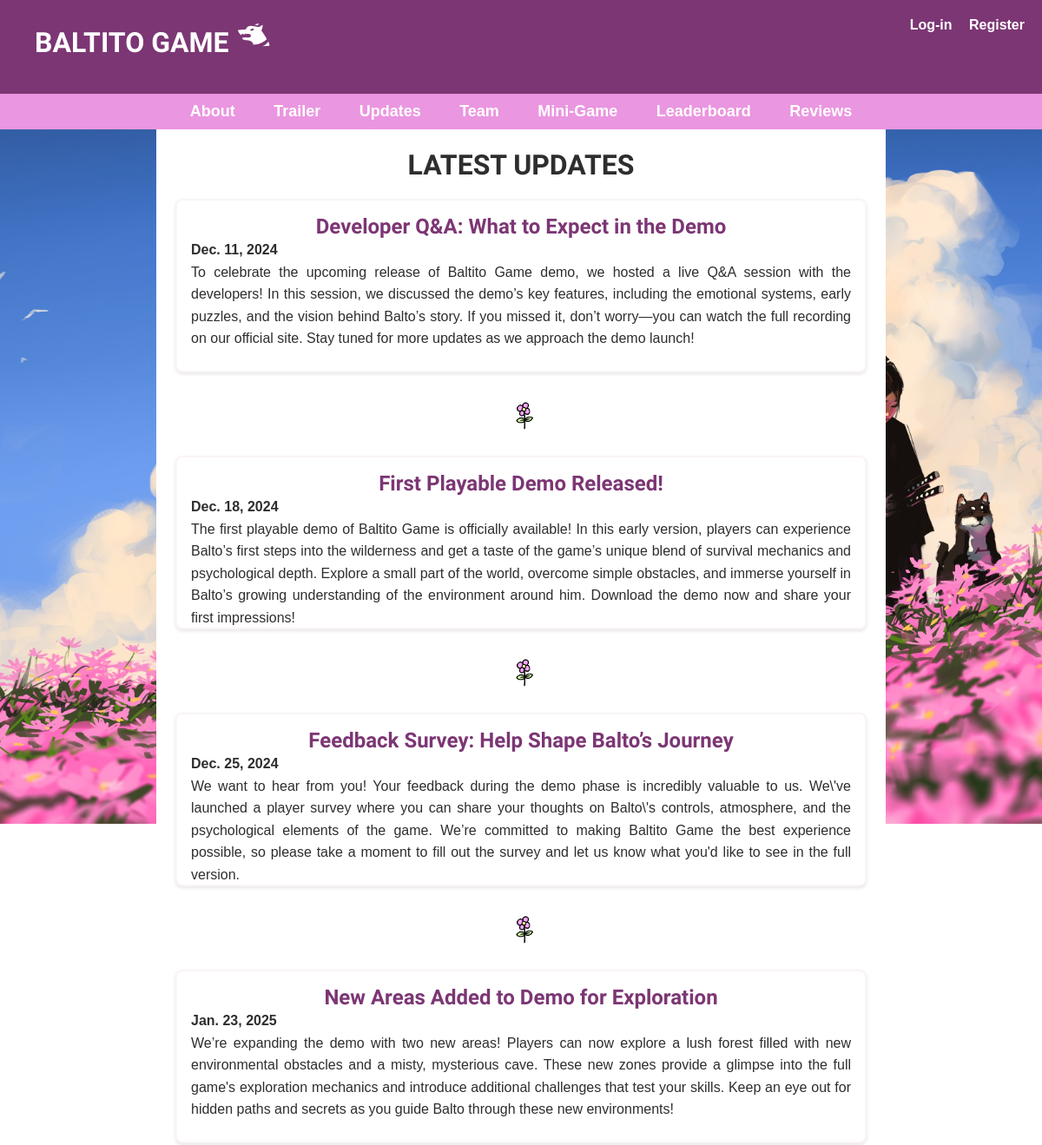
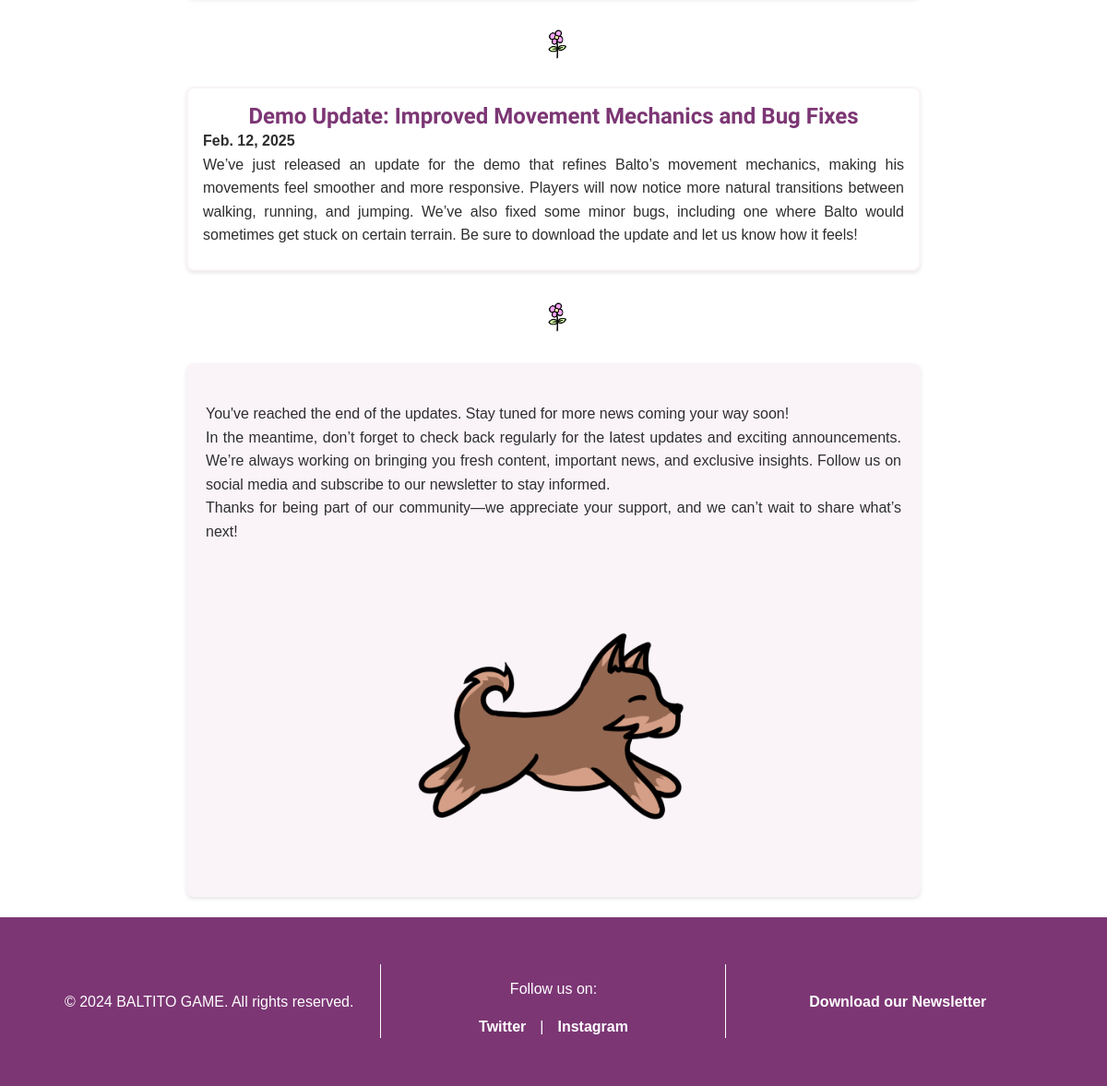
Page /updates/ on the committed database (2 pictures, top to bottom).
### game/models.py (models this page shows, shortened)
class Update(models.Model):
    title = models.CharField(max_length=200)
    date = models.DateField()
    content = models.TextField()
    image = models.ImageField(upload_to='updates/', blank=True, null=True)

### game/views.py (the view)
# urls.py: path('updates/', UpdatesView.as_view(), name='updates'),
class UpdatesView(ListView):
    model = Update
    template_name = 'game/updates.html'
    context_object_name = 'updates'

### game/templates/game/updates.html (shortened to what this page needs)
{% extends 'game/base.html' %}
{% load static %}
{% block content %}
<h1>LATEST UPDATES</h1>
{% for update in updates %}
<div class="card">
    <h2>{{ update.title }}</h2>
    <p><strong>{{ update.date }}</strong></p>
    <p>{{ update.content }}</p>
</div>
<img src="{% static 'img/game/flower.png' %}" alt="Pink flower" height="60px" />
{% endfor %}
<div class="end-message">
<br>
    <p>You've reached the end of the updates. Stay tuned for more news coming your way soon!
        <br>In the meantime, don’t forget to check back regularly for the latest updates and exciting announcements. We’re always working on bringing you fresh content, important news, and exclusive insights. Follow us on social media and subscribe to our newsletter to stay informed.
        <br>Thanks for being part of our community—we appreciate your support, and we can’t wait to share what’s next!</p><br><br>
    <img src="{% static 'img/game/baltoJumps.png' %}" alt="Baltito jumping" height="300px" > <br>
</div>
{% endblock %}

### game/static/css/style.css (style rules this page uses)
* { margin: 0; padding: 0; box-sizing: border-box; font-family: Arial, sans-serif; }
body { background-color: #ffffff; display: flex; flex-direction: column; align-items: center; justify-content: center; min-height: 100vh; position: relative; }
h1 { margin-bottom: 20px; font-family: 'Shadows Into Light'; font-weight: bold; color: #2E2E2E; }
p { margin-bottom: 15px; text-align: justify; line-height: 1.6; font-size: 16px; color: #2E2E2E; }
h1, h2 { font-family: 'Shadows Into Light'; font-weight: bold; }
.card { border: 2px solid #FAF4F9; border-radius: 8px ; padding: 16px; margin: 16px 0; box-shadow: 0 2px 4px rgba(0, 0, 0, 0.1); transition: transform 0.2s, box-shadow 0.2s, background-color 0.2s, height 0.5s ease-in-out; background-color: white; position: relative; overflow: hidden; height: 200px; }
.card h2 { margin-top: 0; font-size: 1.5em; color: #7C3674; transition: color 0.2s; }
.card p { margin-bottom: 0; color: #2E2E2E; line-height: 1.6; transition: color 0.2s; }
.end-message { text-align: center; margin-top: 20px; padding: 20px; background-color: #FAF4F9; border: 1px solid #FAF4F9; border-radius: 8px; box-shadow: 0 2px 4px rgba(0, 0, 0, 0.1); color: #7C3674; font-size: 18px; }

### rows in the picture
Update: title "Developer Q&A: What to Expect in the Demo", date "Dec. 11, 2024", content "To celebrate the upcoming release of Baltito Game demo, we hosted a live Q&A session with the developers! In this session, we discussed the demo’s key features, including the emotional systems, early puzzles, and the vision behind Balto’s story. If you missed it, don’t worry—you can watch the full recording on our official site. Stay tuned for more updates as we approach the demo launch!"
Update: title "First Playable Demo Released!", date "Dec. 18, 2024", content "The first playable demo of Baltito Game is officially available! In this early version, players can experience Balto’s first steps into the wilderness and get a taste of the game’s unique blend of survival mechanics and psychological depth. Explore a small part of the world, overcome simple obstacles, and immerse yourself in Balto’s growing understanding of the environment around him. Download the demo now and share your first impressions!"
Update: title "Feedback Survey: Help Shape Balto’s Journey", date "Dec. 25, 2024", content "We want to hear from you! Your feedback during the demo phase is incredibly valuable to us. We\\'ve launched a player survey where you can share your thoughts on Balto\\'s controls, atmosphere, and the psychological elements of the game. We’re committed to making Baltito Game the best experience possible, so please take a moment to fill out the survey and let us know what you'd like to see in the full version."
Update: title "New Areas Added to Demo for Exploration", date "Jan. 23, 2025", content "We’re expanding the demo with two new areas! Players can now explore a lush forest filled with new environmental obstacles and a misty, mysterious cave. These new zones provide a glimpse into the full game's exploration mechanics and introduce additional challenges that test your skills. Keep an eye out for hidden paths and secrets as you guide Balto through these new environments!"
Update: title "Demo Update: Improved Movement Mechanics and Bug Fixes", date "Feb. 12, 2025", content "We’ve just released an update for the demo that refines Balto’s movement mechanics, making his movements feel smoother and more responsive. Players will now notice more natural transitions between walking, running, and jumping. We’ve also fixed some minor bugs, including one where Balto would sometimes get stuck on certain terrain. Be sure to download the update and let us know how it feels!"
